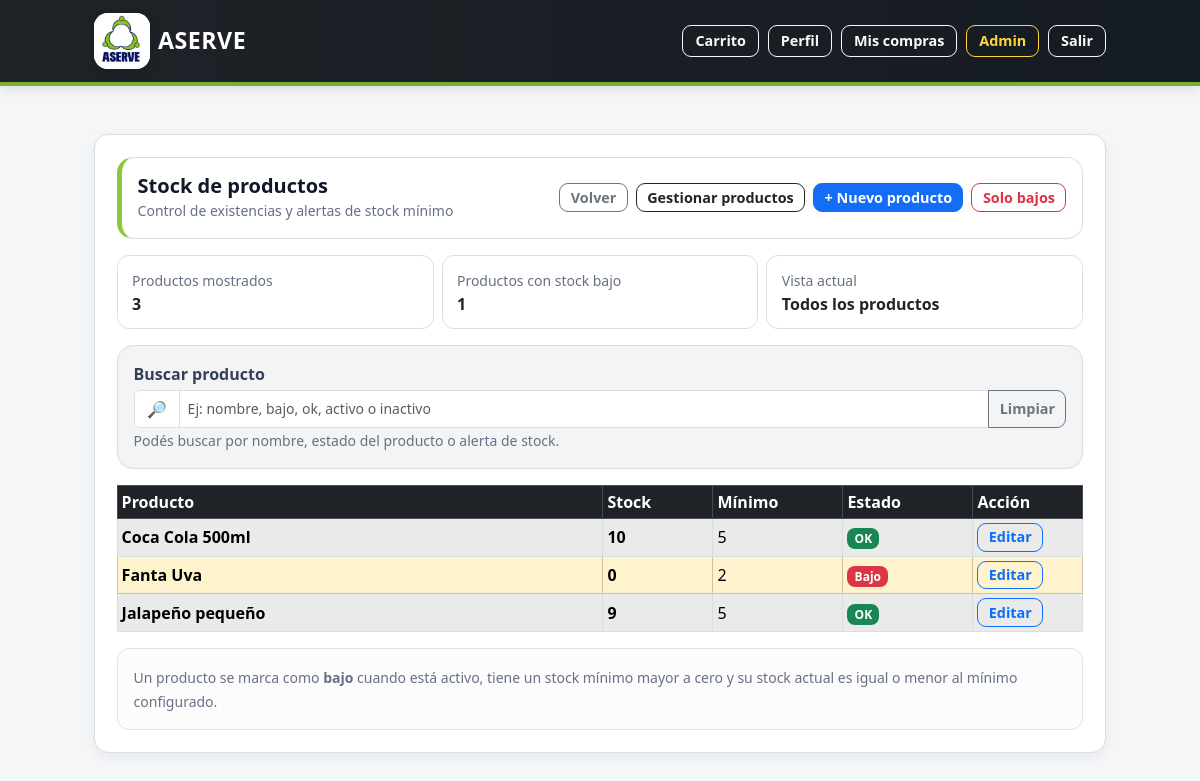
Page /admin/stock (signed in) on the earlier database version.
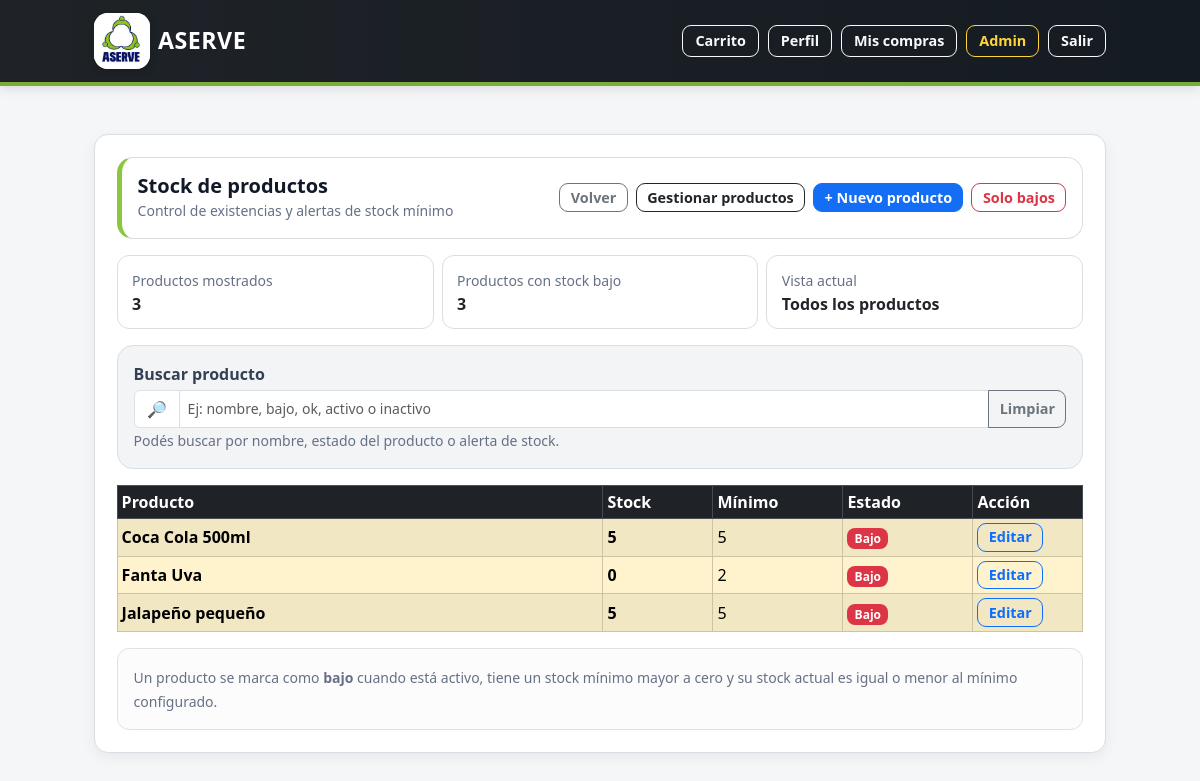
Same page on the later database version.
### tables this page shows
CREATE TABLE products (
    id INTEGER PRIMARY KEY AUTOINCREMENT,
    nombre TEXT NOT NULL,
    precio REAL NOT NULL CHECK (precio >= 0),
    stock INTEGER NOT NULL DEFAULT 0 CHECK (stock >= 0),
    stock_minimo INTEGER NOT NULL DEFAULT 0 CHECK (stock_minimo >= 0),
    image_filename TEXT,
    activo INTEGER NOT NULL DEFAULT 1 CHECK (activo IN (0, 1))
);

### app.py (the view)
@app.route("/admin/stock")
def admin_stock():
    if "user_id" not in session or session.get("rol") != "admin":
        return redirect(url_for("login"))
    only_low = (request.args.get("only_low") or "").strip() == "1"
    db = get_db()
    productos = db.execute(
        """
        SELECT id, nombre, stock, stock_minimo, activo
        FROM products
        ORDER BY nombre ASC
        """
    ).fetchall()
    bajos = []
    for p in productos:
        if int(p["activo"]) == 1 and int(p["stock_minimo"]) > 0 and int(p["stock"]) <= int(p["stock_minimo"]):
            bajos.append(p)
    if only_low:
        productos = bajos
    return render_template(
        "admin_stock.html",
        productos=productos,
        bajos_count=len(bajos),
        only_low=only_low
    )

### app.py (called while the page is built)
def get_db():
    if "db" not in g:
        db_folder = os.path.dirname(app.config["DATABASE"])
        os.makedirs(db_folder, exist_ok=True)
        g.db = sqlite3.connect(app.config["DATABASE"])
        g.db.row_factory = sqlite3.Row
    return g.db

@app.before_request
def proteger_acceso_global():
    endpoint = request.endpoint
    if endpoint is None:
        return None
    rutas_publicas = {
        "login",
        "static"
    }
    if endpoint in rutas_publicas:
        return None
    if "user_id" not in session:
        flash("Debes iniciar sesión para acceder a ASERVE.", "warning")
        return redirect(url_for("login"))
    rutas_password_temporal = {
        "cambiar_password_temporal",
        "logout",
        "static"
    }
    if session.get("password_temporal") == 1:
        if endpoint not in rutas_password_temporal:
            flash("Debes cambiar tu contraseña temporal antes de continuar.", "warning")
            return redirect(url_for("cambiar_password_temporal"))
    return None

### templates/admin_stock.html (shortened to what the changed rows need)
{% extends "base.html" %}
{% block content %}
<div class="card shadow-sm">
  <div class="card-body">
    <div class="row g-2 mb-3">
      <div class="col-12 col-md-4">
        <div class="admin-stock-summary-box">
          <small class="text-muted">Productos con stock bajo</small>
          <div class="fw-bold">
            {{ bajos_count }}
          </div>
        </div>
      </div>
    </div>
    <div class="table-responsive d-none d-md-block">
      <table class="table table-sm table-bordered table-striped align-middle mb-0">
        <thead class="table-dark">
          <tr>
            <th>Producto</th>
            <th style="width: 110px;">Stock</th>
            <th style="width: 130px;">Mínimo</th>
            <th style="width: 130px;">Estado</th>
            <th style="width: 110px;">Acción</th>
          </tr>
        </thead>
        <tbody>
          {% for p in productos %}
          {% set bajo = (p.activo == 1 and p.stock_minimo|int > 0 and p.stock|int <= p.stock_minimo|int) %}
          {% set estado_search = "activo" if p.activo == 1 else "inactivo" %}
          {% set alerta_search = "bajo stock bajo" if bajo else "ok normal" %}
          <tr
            class="{% if bajo %}table-warning{% endif %} stock-item"
            data-search="{{ p.nombre|lower }} {{ estado_search }} {{ alerta_search }}">
            <td>
              <div class="fw-semibold">
                {{ p.nombre }}
              </div>
            </td>
            <td>
              <b>{{ p.stock }}</b>
            </td>
            <td>
              {{ p.stock_minimo }}
            </td>
            <td>
              {% if p.activo == 1 %}
                {% if bajo %}
                  <span class="badge bg-danger">Bajo</span>
                {% else %}
                  <span class="badge bg-success">OK</span>
                {% endif %}
              {% else %}
                <span class="badge bg-secondary">Inactivo</span>
              {% endif %}
            </td>
            <td>
              <a class="btn btn-outline-primary btn-sm"
                 href="{{ url_for('admin_product_edit', product_id=p.id) }}">
                Editar
              </a>
            </td>
          </tr>
          {% else %}
          <tr>
            <td colspan="5" class="text-center text-muted py-4">
              No hay productos registrados.
            </td>
          </tr>
          {% endfor %}
        </tbody>
      </table>
    </div>
  </div>
</div>
{% endblock %}

Differences in the rows shown:
changed products "Coca Cola 500ml": stock "10" → "5"; text "OK" → "Bajo"
changed products "Jalapeño pequeño": stock "9" → "5"; text "OK" → "Bajo"
Other differences:
{{ bajos_count }}: "1" → "3"
